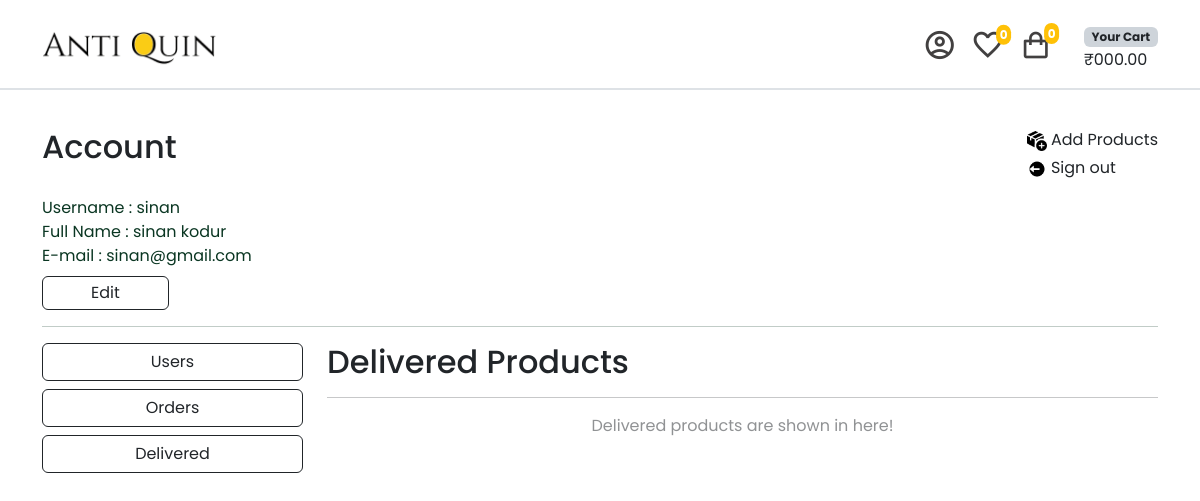
The app's page /account/delivered/ (signed in), older data.
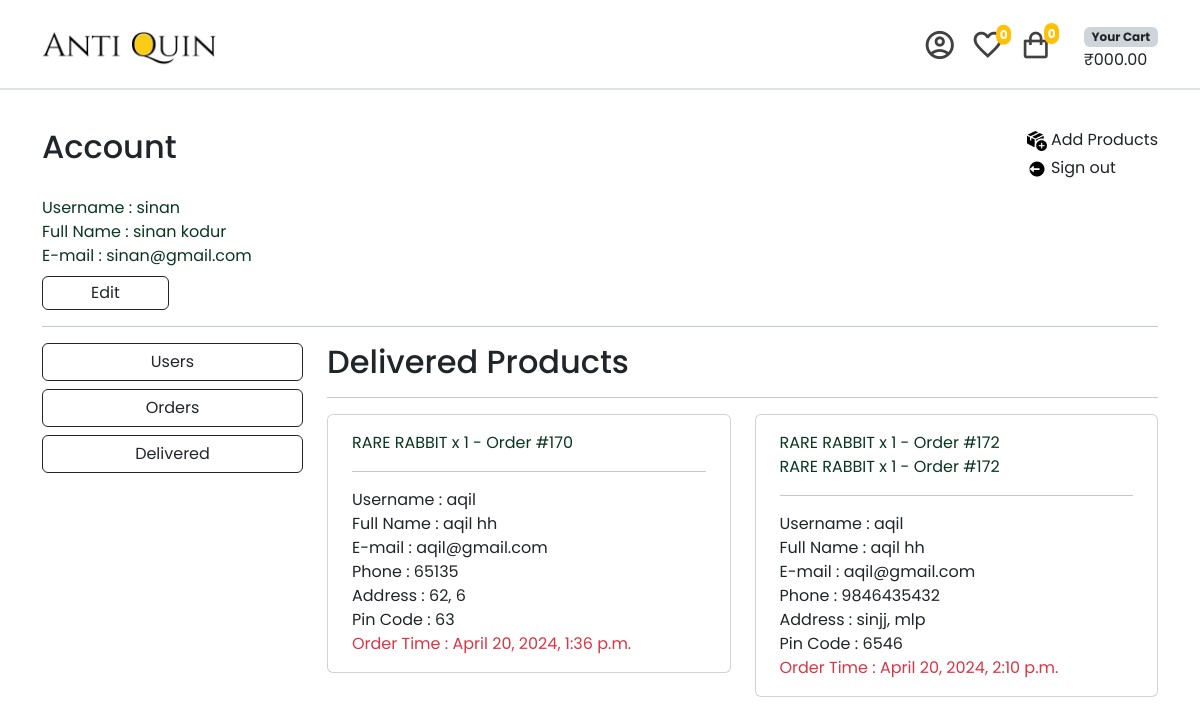
The same page, newer data.
### order/models.py (models this page shows, shortened)
class OrderItem(models.Model):
    order = models.ForeignKey(Order, on_delete=models.CASCADE)
    product = models.ForeignKey(Product, on_delete=models.CASCADE)
    quantity = models.PositiveIntegerField()
    price = models.DecimalField(max_digits=10, decimal_places=2)
    subtotal = models.DecimalField(max_digits=10, decimal_places=2, blank=True, null=True)
    def __str__(self):
        return f"{self.product.name} x {self.quantity} - Order #{self.order.id}"

class Order(models.Model):
    ORDERED = 'ordered'
    DISPATCHED = 'dispatched'
    DELIVERED = 'delivered'
    STATUS_CHOICES = (
        (ORDERED, 'Ordered'),
        (DISPATCHED, 'Dispatched'),
        (DELIVERED, 'Delivered')
    )
    user = models.ForeignKey(User, on_delete=models.CASCADE)
    first_name = models.CharField(max_length=100)
    last_name = models.CharField(max_length=100)
    email = models.EmailField(blank=True, null=True)
    address = models.TextField()
    pincode = models.IntegerField()
    place = models.CharField(max_length=100)
    phone = models.IntegerField()
    created_at = models.DateTimeField(auto_now_add=True)
    is_cancelled = models.BooleanField(default=False)
    is_delivered = models.BooleanField(default=False)
    paid = models.BooleanField(default=False)
    paid_amount = models.IntegerField(blank=True, null=True)
    status = models.CharField(max_length=20, choices=STATUS_CHOICES, default=ORDERED)

### item/models.py (models this page shows, shortened)
class Product(models.Model):
    category = models.ForeignKey(Category, related_name='items', on_delete=models.CASCADE)
    name = models.CharField(max_length=255)
    description = models.CharField(max_length=255, null=True, blank=True)
    price = models.DecimalField(max_digits=10, decimal_places=2)
    image = models.ImageField(null=True, blank=True, upload_to="images/")
    is_sold = models.BooleanField(default=False)
    quantity = models.PositiveIntegerField(default=1)
    created_by = models.ForeignKey(User, related_name='items', on_delete=models.CASCADE)
    created_at = models.DateTimeField(auto_now_add=True)
    class Meta:
        verbose_name_plural = 'Products'
        ordering = ('created_at',)

### account/views.py (the view)
# urls.py: path('delivered/',views.delivered, name='delivered'), #delivered items to show for admin
@login_required
def delivered(request):
    orders = Order.objects.filter(is_delivered=True)
    context = get_common_context(request.user)
    context.update({'orders': orders})
    return render(request, 'account/delivered.html', context)

### account/views.py (called while the page is built)
def get_common_context(user):
    categories = Category.objects.all()
    products = Product.objects.all()
    user_cart, created = Cart.objects.get_or_create(user=user)
    cart_items = CartItem.objects.filter(cart=user_cart)
    product_count = cart_items.count()
    total = sum(item.product.price * item.quantity for item in cart_items)
    favourites = Favourite.objects.filter(user=user)
    fav_count = favourites.count()
    return {
        'categories': categories,
        'products': products,
        'total': total,
        'product_count': product_count,
        'fav_count': fav_count,
    }

### account/templates/account/delivered.html (shortened to what this page needs)
{% extends "account/profile.html" %}
{% block admin %}
{% if user.is_staff %}
<div class="col-lg-9 col-md-8 col-12">
    <h2>Delivered Products</h2>
    <hr>
    <div class="row">
        {% if orders %}
        {% for order in orders %}
            <div class="col-lg-6 col-md-6">
                <div class="card p-4 pt-3 pb-3 mb-3">
                    <span class="text-success-emphasis">
                        {% for order_item in order.orderitem_set.all %}
                            {{ order_item }}
                            <br>
                        {% endfor %}
                    </span>
                    <hr>
                    Username : {{ order.user.username }} <br>
                    Full Name : {{ order.first_name }} {{ order.last_name }} <br>
                    E-mail : {{ order.user.email }} <br>
                    Phone : {{ order.phone }} <br>
                    Address : {{ order.address }}, {{ order.place }} <br>
                    Pin Code : {{ order.pincode }} <br>
                    <span class="text-danger">Order Time : {{ order.created_at }}</span>
                </div>
            </div>
        {% endfor %}
        {% else %}
        <p class="text-center text-body-tertiary">
            Delivered products are shown in here!
        </p>
        {% endif %}
    </div>
</div>
{% endif %}
{% endblock admin %}

### account/templates/account/profile.html (shortened to what this page needs)
{% extends "core/base.html" %}
{% load static %}
{% block content %}
{% if user.is_staff %}
  <div class="container">
    <div class="d-flex mt-4">
      <h2>Account</h2>
      <ul class="ms-auto" style="list-style: none;">
        <li class="mb-1">
          <a href= '{% url "item:new" %}' class="text-decoration-none text-dark ">
            <img src="{% static "img/new.png" %}" width="20rem">
            <span class="fs-6">Add Products</span>
          </a>
        </li>
        <li>
          <a href="{% url "sign-out" %}" class="text-decoration-none text-dark">
            <img src="{% static "img/log-out.png" %}" width="20rem">
            <span class="fs-6">Sign out</span>
          </a>
        </li>
      </ul>
    </div>
    <div class="text-success-emphasis">
      <span>Username : </span>{{ request.user.username }} <br>
      {% if request.user.get_full_name %}
        <span>Full Name : </span>{{ request.user.get_full_name }} <br>
      {% endif %}
      <span >E-mail : </span>{{ request.user.email }} <br>
      <button onclick="location.href= '{% url "account:edit_account" %}' " class="btn btn-outline-dark ps-5 p-1 pe-5 mt-2">Edit</button>
      <hr>
    </div>
    <div class="row">
      <div class="col-lg-3 col-md-4 col-12 mb-3">
        <div class="d-grid gap-2">
          <button class="btn btn-outline-dark ps-5 pe-5" onclick="location.href= '{% url "account:users_page" %}' ">Users</button>
          <button class="btn btn-outline-dark ps-5 pe-5" onclick="location.href= '{% url "account:orders_page" %}' ">Orders</button>
          <button class="btn btn-outline-dark ps-5 pe-5" onclick="location.href= '{% url "account:delivered" %}' ">Delivered</button>
        </div>
      </div>
      {% block admin %}{% endblock admin %}
{% endif %}
{% endblock content %}

### core/templates/core/base.html (shortened to what this page needs)
{% load static %}
<!DOCTYPE html>
<html lang="en">
  <head>
    <link
      href="https://cdn.jsdelivr.net/npm/bootstrap@5.3.2/dist/css/bootstrap.min.css"
      rel="stylesheet"
    />
    <link
      href="https://unpkg.com/boxicons@2.1.4/css/boxicons.min.css"
      rel="stylesheet"
    />
    <link
      rel="stylesheet"
      href="https://cdnjs.cloudflare.com/ajax/libs/font-awesome/6.5.1/css/all.min.css"
    />
    <link rel="stylesheet" href="{% static "css\style.css" %}">
  </head>
  <body>
    <nav class="navbar fixed-top bg-white pt-0 pb-0 border-bottom border-2">
      <div class="container pt-2">
        <a href="{% url "home" %}">
          <img src="{% static "img\logo.png" %}" alt="logo" class="logo" />
        </a>
        <div class="main-user-cart-div ms-auto">
          <div class="user-panel-div pt-3">
            <ul class="user-panel">
              <li class="pe-3">
                {% if user.is_authenticated %}
                <a href="{% url "account:account" %}"
                  ><span class="material-symbols-outlined">
                  </span></a
                >
                {% else %}
                <a href="{% url "sign-in" %}?next={% url "account:account" %}"
                  ><span class="material-symbols-outlined">
                    account_circle
                  </span></a
                >
                {% endif %}
              </li>
              <li class="pe-3">
                <a
                  href="
                    {% if user.is_authenticated %}{% url 'favourites:favourites' %}
                    {% else %}
                    {% url 'sign-in' %}?next={% url 'favourites:favourites' %}{% endif %}"
                  class="position-relative"
                ><span class="material-symbols-outlined"> favorite </span>
                  <span
                    class="position-absolute bottom-50 ps-1 pe-1 translate-middle badge rounded-pill bg-warning"
                  >
                  {% if fav_count and request.user.username %}
                  {{ fav_count }}
                  {% else %}
                  0
                  {% endif %}
                  </span>
                </a>
              </li>
              <li>
                <a
                  href="{% if user.is_authenticated %}{% url 'cart:view_cart' %}
                  {% else %}{% url 'sign-in' %}?next={% url 'cart:view_cart' %}
                  {% endif %}"
                  class="position-relative"
                >
                  <span class="shopping-bag">
                    <i class='bx bx-shopping-bag'></i>
                  </span>
                  <span
                    class="position-absolute bottom-50 ps-1 pe-1 pb-1 translate-middle badge rounded-pill bg-warning">
                    {% if product_count and request.user.username %}
                    {{ product_count }}
                    {% else %}
                    0
                    {% endif %}
                  </span>
                </a>
              </li>
            </ul>
          </div>
          <div class="div-cart pt-3">
            <ul>
              <li>
                <span class="badge text-dark bg-dark-subtle text-wrap">
                  Your Cart
                </span>
              </li>
              <li>
                {% if total and request.user.username %}
                  <span>₹{{ total }}</span>
                {% else %}
                  <span>₹000.00</span>
                {% endif %}
              </li>
            </ul>
          </div>
        </div>
      </div>
    </nav>
    <div style="margin-top: 8rem;">
      {% block content %}{% endblock content %}
    </div>
  </body>
</html>

### static/css/style.css (style rules this page uses)
body { font-family: "Poppins", sans-serif; }
.logo { height: 2.5rem; }
.material-symbols-outlined { padding-top: 0.3rem; font-size: 2rem; color: rgb(66, 64, 64); font-variation-settings: "FILL" 0, "wght" 450, "GRAD" 1500, "opsz" 40; }
.shopping-bag { padding-top: 0.3rem; font-size: 2rem; color: rgb(66, 64, 64); }
.user-panel { list-style-type: none; display: flex; justify-content: space-around; }
.div-cart ul { list-style-type: none; }
.main-user-cart-div { display: flex; }

Row changes from the older to the newer data that the page shows:
added Order: user.username "aqil", first_name "aqil", last_name "hh", user.email "aqil@gmail.com", phone "65135", address "62", place "6", pincode "63", created_at "April 20, 2024, 1:36 p.m."
added OrderItem: product+quantity+order "RARE RABBIT x 1 - Order #170", shown under "aqil"
added Order: user.username "aqil", first_name "aqil", last_name "hh", user.email "aqil@gmail.com", phone "9846435432", address "sinjj", place "mlp", pincode "6546", created_at "April 20, 2024, 2:10 p.m."
added OrderItem: product+quantity+order "RARE RABBIT x 1 - Order #172", shown under "aqil"
added OrderItem: product+quantity+order "RARE RABBIT x 1 - Order #172", shown under "aqil"
Text that changed along with them:
text no longer shown: "Delivered products are shown in here!"
